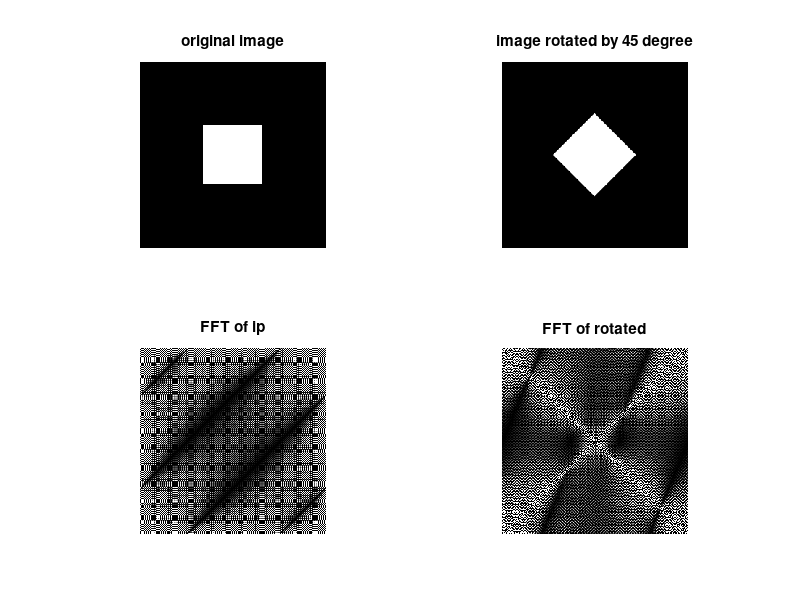

Here is the MATLAB script that generated this plot:
clc;
clear all;
close all;

a = zeros(256,256);
[r c] = size(a);
start1 = (r/2)-40;
start2 = (c/2)-40;

for row = start1:(start1+80)
    for clm = start2:(start2+80)
        a(row,clm) = 1;
    end
end
b=imrotate(a,45,'bilinear','crop');
a1=log(1+abs(fftshift(fft2(a))));
b1=log(1+abs(fftshift(fft2(b))));

subplot(2,2,1);
imshow(a);
title('original image');

subplot(2,2,2);
imshow(b);
title('image rotated by 45 degree');

F1 = fft2(a);
F2 = fft2(b);
subplot(2,2,3);
imshow(F1);
title('FFT of ip');
subplot(2,2,4);
imshow(F2);
title('FFT of rotated');